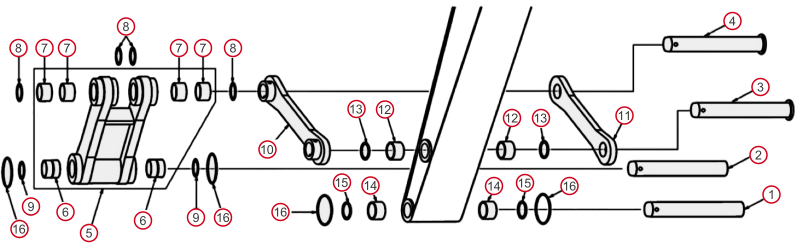
#> input picture _refmap-work/cv/images/1036.png, 1592 x 500 px (shown at 1/2 size)
$ python -i _detect_circles2.py   (imports and definitions only)
#> lines starting #> are read from the running program, lines starting #| are printed output that depends on the picture; after the words box and inside, x2 and y2 are one past the last pixel; in counts of white or black regions, pixels touching at a corner belong together
#> further down, picture is the input picture: shape (500, 1592, 3); mean B, G, R 228.7, 228.4, 230.9
"""Detector v2: per-style detection.
- style "red-circle": HSV red ring mask (v1)
- style "black-circle": dark ring detection via HoughCircles on grayscale
- style "red-text": red pixel clusters (digit groups), no rings
Style is chosen per category by trying red rings first, then black circles,
then red text — keeping whichever yields a plausible count (>=3).
JD photo-callout categories are excluded (handled in a separate pass).
"""
import json, os
import numpy as np
import cv2

WORK = "_refmap-work"
CV = os.path.join(WORK, "cv")
# [1 line not run here, left out]

# JD photo-callout categories (style 4) — skip in this pass
JD_CALLOUT = set()
# [3 lines not run here, left out]

# [60 lines left out: functions dedupe, detect_red_rings, detect_black_circles, not called in this run]

def detect_red_text(img):
    hsv = cv2.cvtColor(img, cv2.COLOR_BGR2HSV)
#> hsv: shape (500, 1592, 3); mean H, S, V 2.8, 3, 230.9
    mask = cv2.bitwise_or(
        cv2.inRange(hsv, (0, 70, 60), (12, 255, 255)),
        cv2.inRange(hsv, (168, 70, 60), (180, 255, 255)))
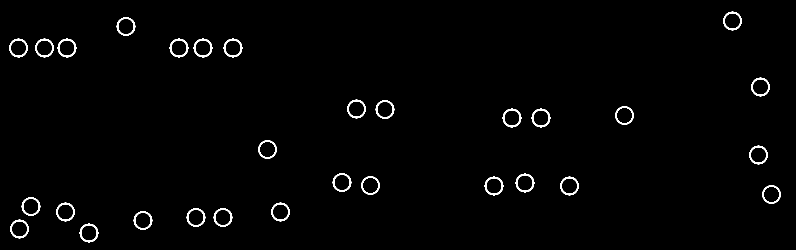
#> mask: shape (500, 1592) (shown at 1/2 size); 1.4% white; 30 white regions, largest, box (x1, y1, x2, y2) and area: (373, 416, 411, 454) 363, (1446, 23, 1484, 61) 361, (18, 77, 56, 115) 361
    # cluster nearby red digit strokes into number groups
    mask = cv2.dilate(mask, cv2.getStructuringElement(cv2.MORPH_ELLIPSE, (9, 9)))
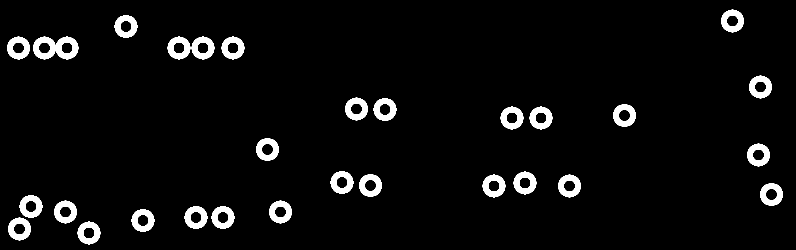
#> mask: shape (500, 1592) (shown at 1/2 size); 4.6% white; 29 white regions
    contours, _ = cv2.findContours(mask, cv2.RETR_EXTERNAL, cv2.CHAIN_APPROX_SIMPLE)
#> contours = 29 contours; largest, box (x1, y1, x2, y2) and area: (66, 73, 157, 119) 3111, (369, 412, 415, 458) 1559, (155, 443, 201, 489) 1557, (965, 349, 1011, 395) 1557, (1494, 287, 1540, 333) 1557
    H, W = img.shape[:2]
#> H = 500; W = 1592
    found = []
    for c in contours:
        x, y, w, h = cv2.boundingRect(c)
        if w * h < 60 or h < 7 or h > H * 0.08 or w > W * 0.1:
            continue
        found.append((x + w / 2.0, y + h / 2.0, max(w, h) / 2.0))
#> this loop made 29 passes
#> (x, y, w) on passes 1 to 12: (155, 443, 46), (16, 435, 46), (263, 418, 46), (423, 412, 46), (369, 412, 46), (538, 401, 46), (108, 401, 46), (39, 390, 46), (1520, 366, 46), (1116, 349, 46), (965, 349, 46), (718, 348, 46)
#> after the loop, found = []
    found.sort(key=lambda t: (round(t[1] / 40), t[0]))
    return found

summary = []
# [66 lines not run here, left out]

>>> import cv2
>>> picture = cv2.imread('_refmap-work/cv/images/1036.png')
>>> result = detect_red_text(picture)
#> result = []
